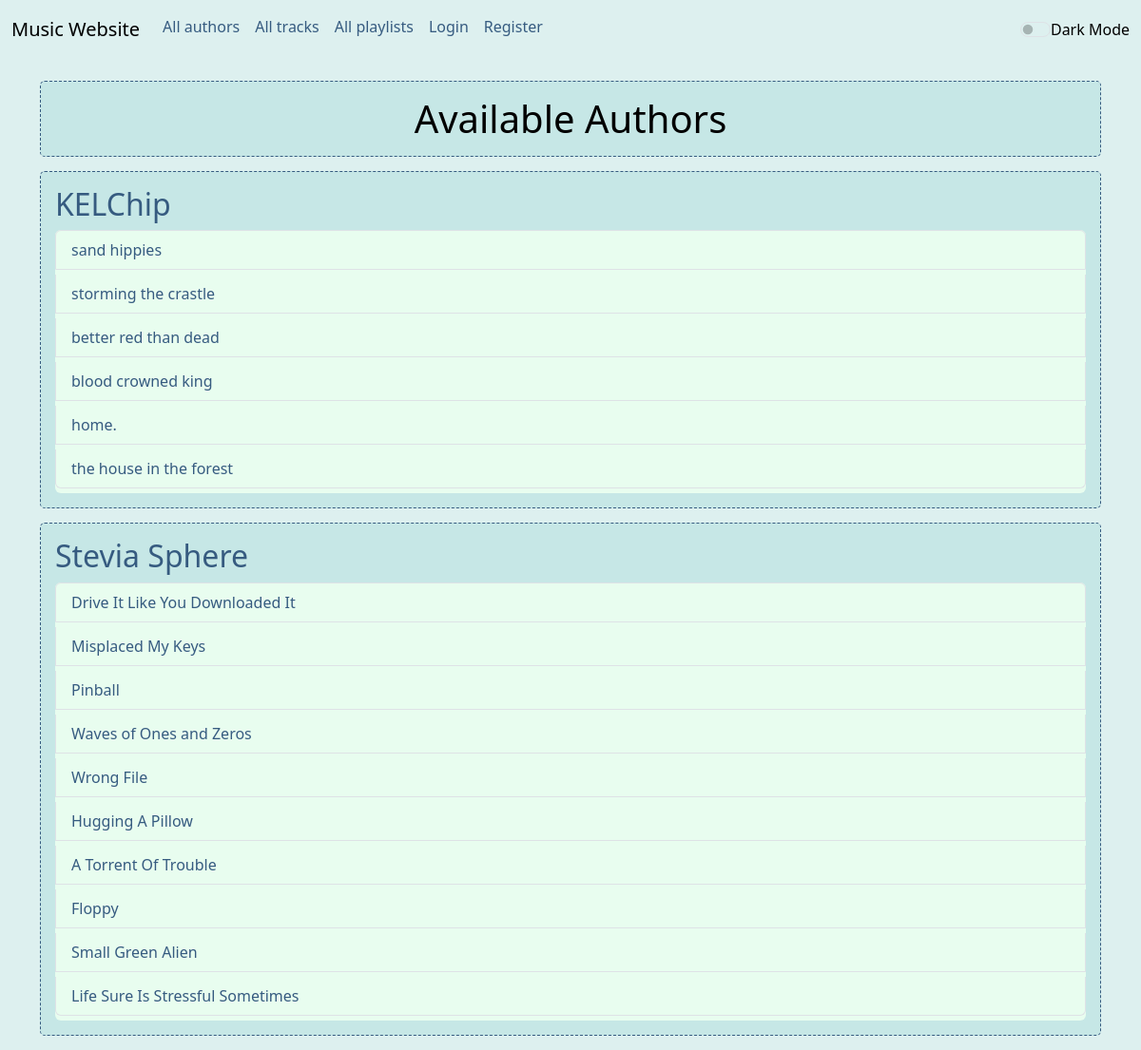
The page / on the database its author committed.
### db/models.py (models this page shows)
class Author(Base):
    __tablename__ = "authors"
    id = Column(Integer, primary_key=True, index=True)
    name = Column(String, unique=True, index=True)
    alias = Column(String, unique=True)
    tracks = relationship("Track", back_populates="parent")

class Track(Base):
    __tablename__ = "tracks"
    id = Column(Integer, primary_key=True, index=True)
    title = Column(String)
    alias = Column(String, unique=True)
    description = Column(String)
    track_url = Column(String, unique=True)
    image_url = Column(String)
    author_id = Column(Integer, ForeignKey("authors.id"))
    parent = relationship("Author",back_populates="tracks")
    playlists = relationship("Playlist", secondary=association_table, back_populates="tracks")

### display_tracks.py (the view)
@tracks_router.get("/", response_model=list[schemas.Author])
async def read_authors(
    request: Request,
    skip: int = 0,
    limit: int = 100,
    db: Session = Depends(get_db)
):
    authors = crud.get_authors(db, skip=skip, limit=limit)
    return templates.TemplateResponse(
        "authors.html",
        {"request": request, "authors": authors}
    )

### templates/authors.html (shortened to what this page needs)
<!DOCTYPE html>
<html lang="en">
<head>
    {% include 'head.html' %}
</head>
<body>
    {% include 'sidebar.html' %}
    <div class="container mt-4">
        <h1 class="bordered-element centered">Available Authors</h1>
        {% for author in authors %}
        <div class="bordered-element">
            <h2><a href="/authors/{{author.alias}}">{{author.name}}</a></h2>
            <ul class="list-group needed-bg">
                {% for track in author.tracks %}
                <li class="list-group-item needed-bg"><a href="../tracks/{{track.alias}}">{{track.title}}</a></li>
                {% endfor %}
            </ul>
        </div>
        {% endfor %}
    </div>
</body>
</html>

### templates/head.html (shortened to what this page needs)
<link href="https://cdn.jsdelivr.net/npm/bootstrap@5.3.2/dist/css/bootstrap.min.css" rel="stylesheet">
<link rel="stylesheet" href="{{ url_for('static', path='style/style.css') }}">

### templates/sidebar.html (shortened to what this page needs)
<nav class="navbar navbar-expand-lg" id="navbar">
    <div class="container-fluid">
        <a class="navbar-brand nav-item" href="#">Music Website</a>
        <div class="collapse navbar-collapse" id="navbarNav">
            <ul class="navbar-nav">
                <li class="nav-item">
                    <a class="nav-link" href="/">All authors</a>
                </li>
                <li class="nav-item">
                    <a class="nav-link" href="/tracks/all">All tracks</a>
                </li>
                <li class="nav-item">
                    <a class="nav-link" href="/playlists/all">All playlists</a>
                </li>
                <li class="nav-item">
                    <a class="nav-link" href="/auth">Login</a>
                </li>
                <li class="nav-item">
                    <a class="nav-link" href="/register">Register</a>
                </li>
            </ul>
            <div class="navbar-nav ms-auto form-check form-switch">
                <input class="form-check-input" type="checkbox" id="modeSwitch">
                <label class="form-check-label" for="modeSwitch">Dark Mode</label>
            </div>
        </div>
    </div>
</nav>

### static/style/style.css (style rules this page uses)
body:not(.dark-mode) { background-color: rgb(221, 240, 239); color: #000; }
body:not(.dark-mode) input { color: #000; background-color: rgb(221, 240, 239); }
ul, li { list-style: none; padding: 0; margin: 0; }
ul.needed-bg:not(.dark-mode), li.needed-bg:not(.dark-mode) { background-color: #e8fdef !important; }
a { color: #365b80; text-decoration: none; transition: color 0.3s ease-in-out; }
.navbar .nav-item .nav-link { color: #365b80; }
.bordered-element { border: 1px dashed #365b80; background-color: rgb(198, 231, 230); padding: 15px; margin-bottom: 15px; border-radius: 5px; }
.centered { text-align: center; }
li { margin-bottom: 5px; }

### rows shown on the page
Author: name "KELChip"
Track: title "sand hippies"
Track: title "storming the crastle"
Track: title "better red than dead"
Track: title "blood crowned king"
Track: title "home."
Track: title "the house in the forest"
Author: name "Stevia Sphere"
Track: title "Drive It Like You Downloaded It"
Track: title "Misplaced My Keys"
Track: title "Pinball"
Track: title "Waves of Ones and Zeros"
Track: title "Wrong File"
Track: title "Hugging A Pillow"
Track: title "A Torrent Of Trouble"
Track: title "Floppy"
Track: title "Small Green Alien"
Track: title "Life Sure Is Stressful Sometimes"
